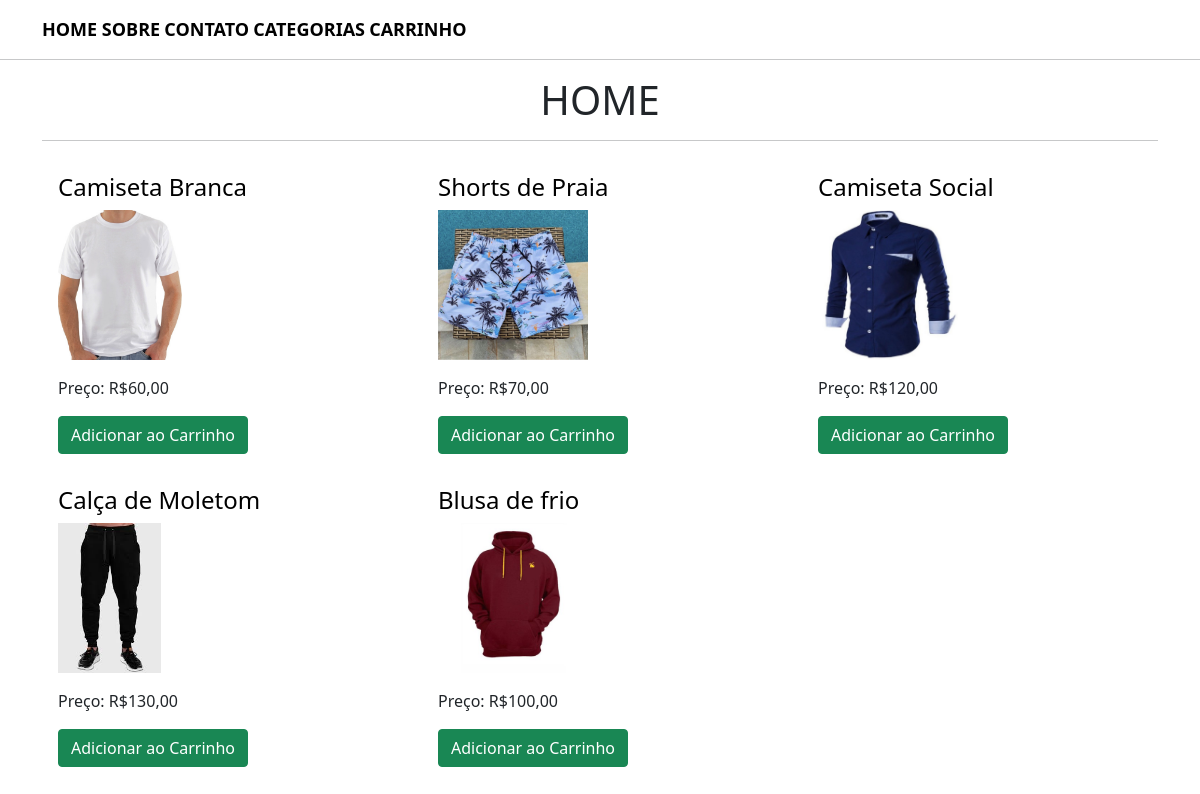
The page / on the database its author committed.
### lojaapp/models.py (models this page shows, shortened)
class Produto(models.Model):
    titulo = models.CharField(max_length=128)
    slug = models.SlugField(unique = True)
    categoria = models.ForeignKey(Categoria, on_delete=models.CASCADE)
    image = models.ImageField(upload_to="Produtos")
    preco = models.PositiveIntegerField()
    venda = models.PositiveIntegerField()
    descricao = models.TextField()
    visualizacao = models.PositiveIntegerField(default=0)

### lojaapp/views.py (the view)
# urls.py: path("",HomeView.as_view(), name="home"),
class HomeView(TemplateView):
    template_name = "home.html"
    def get_context_data(self, **kwargs):
        context = super().get_context_data(**kwargs)
        context['product_list'] = Produto.objects.all()
        return context

### templates/home.html (shortened to what this page needs)
{% extends 'base.html' %}
{% block content %}
<div class="container">
    <h1 class = "text-center">HOME</h1>
    <hr>
    <div class = "row mt-3">
        {% for p in product_list %}
        <div class="col-md-4">
            <div class="m-3">
                <h4><a href="{% url 'lojaapp:produtos' p.slug %}" style="text-decoration: none; color: black;">{{p.titulo}}</a></h4>
                <img src="{{p.image.url}}" alt="" class="img-fluid" style="height: 150px; object-fit: cover;">
                <p class="mt-3">Preço: R${{p.preco}},00</p>
                <a href="{% url 'lojaapp:addcarrinho' p.id %}" class="btn btn-success">Adicionar ao Carrinho</a>
            </div>
        </div>
        {% endfor %}
    </div>
</div>
{% endblock %}

### rows shown on the page
Produto: titulo "Camiseta Branca", image (picture), preco "60"
Produto: titulo "Shorts de Praia", image (picture), preco "70"
Produto: titulo "Camiseta Social", image (picture), preco "120"
Produto: titulo "Calça de Moletom", image (picture), preco "130"
Produto: titulo "Blusa de frio", image (picture), preco "100"
